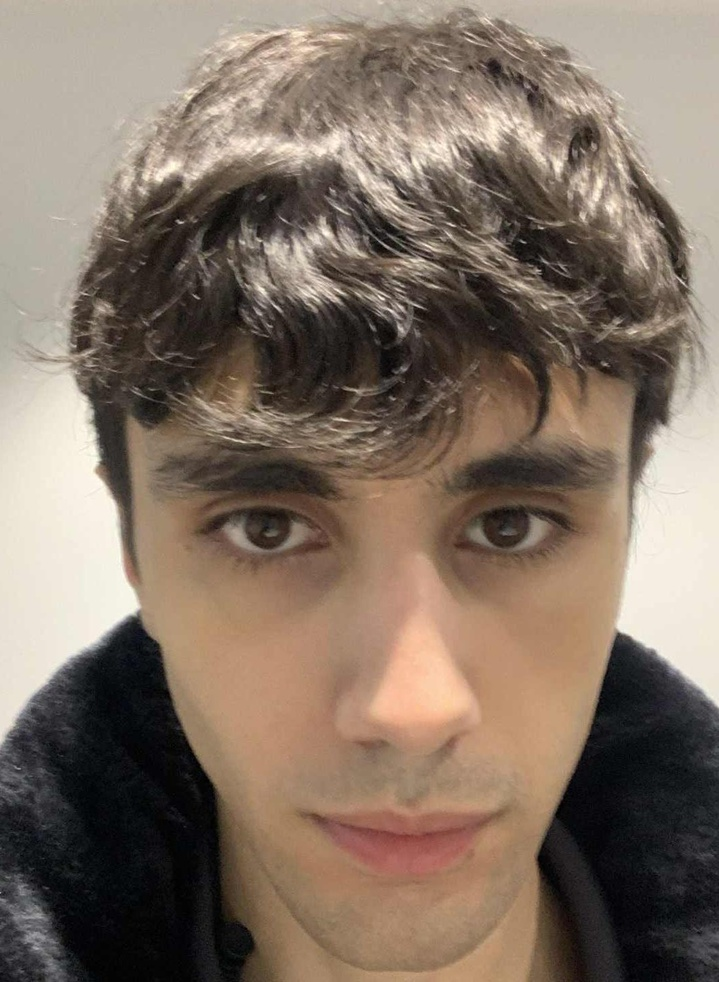
#> input picture p1n.jpeg, 719 x 982 px, shrunk from 1060 x 1448 before the run, found by its file name
$ python image_processing.py
#> lines starting #> are read from the running program, lines starting #| are printed output that depends on the picture; after the words box and inside, x2 and y2 are one past the last pixel; in counts of white or black regions, pixels touching at a corner belong together
import cv2 as cv
import numpy as np
from matplotlib import pyplot as plt

from PIL import Image

#im = Image.open("./image.webp")
#im.save("image.png")

img = cv.imread('p1n.jpeg', cv.IMREAD_GRAYSCALE)
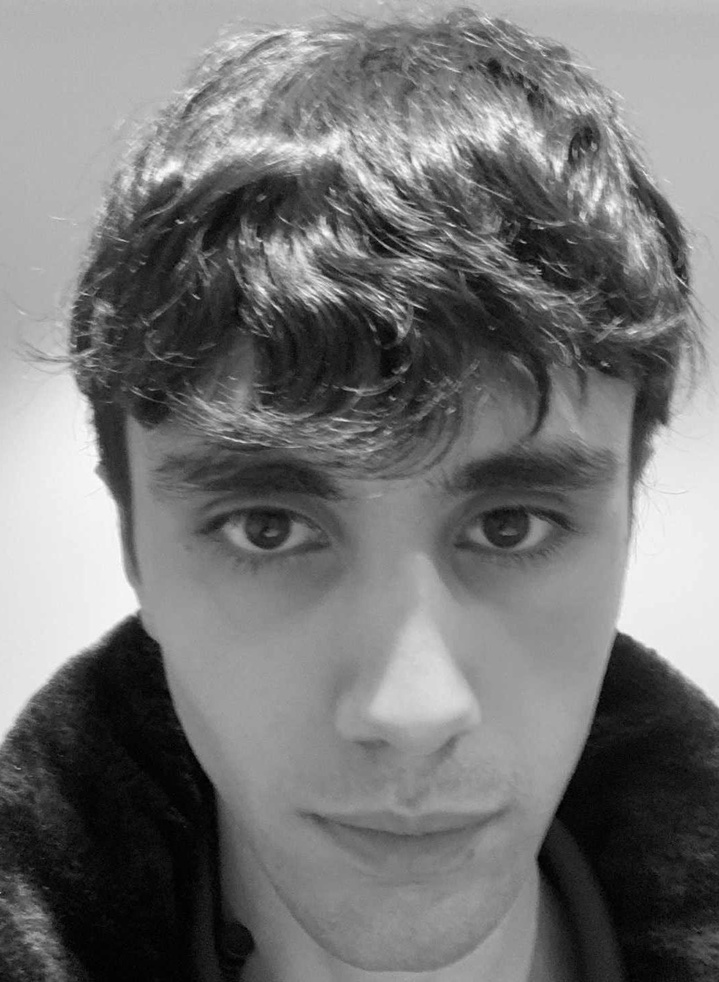
#> img: shape (982, 719); min 0, max 254, mean 117
assert img is not None, "file could not be read, check with os.path.exists()"
ret,thresh1 = cv.threshold(img,127,255,cv.THRESH_BINARY)
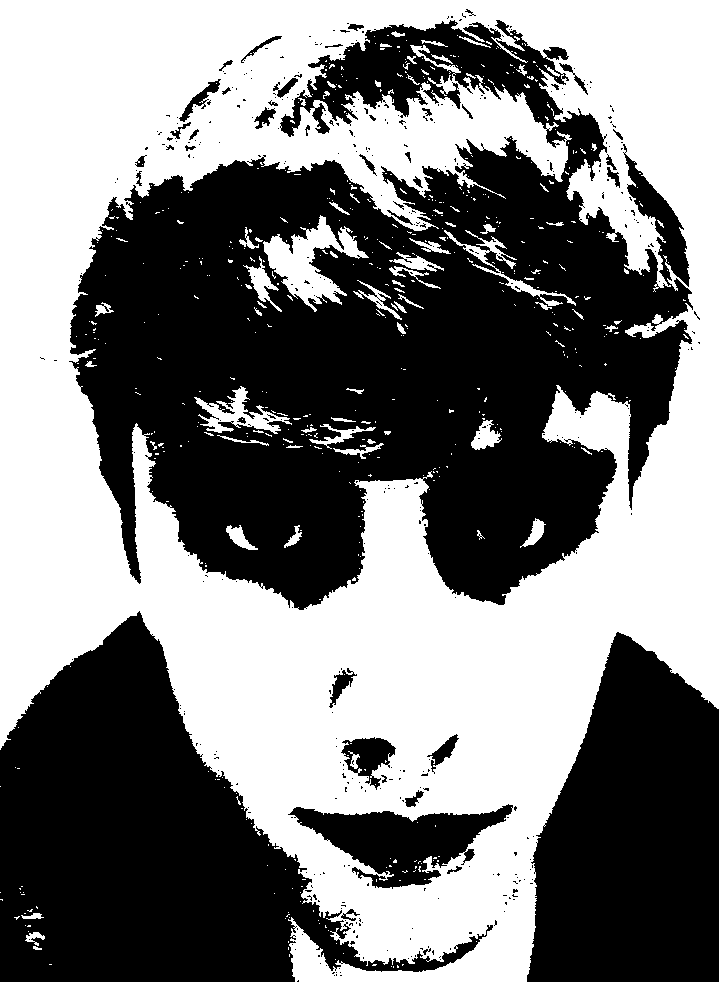
#> thresh1: shape (982, 719); 49.4% white; 556 white regions (487 under 20 px), largest, box (x1, y1, x2, y2) and area: (0, 0, 719, 982) 334594, (263, 215, 369, 312) 3897, (194, 386, 292, 434) 1596


titles = ['Original Image','BINARY']
images = [img, thresh1]

for i in range(len(images)):
    plt.plot(2,3,i+1),plt.imshow(images[i],'gray',vmin=0,vmax=255)
    plt.title(titles[i])
    plt.xticks([]),plt.yticks([])
#> this loop made 2 passes

im = Image.fromarray(images[1])
im.save('processed_image.png')
plt.show()
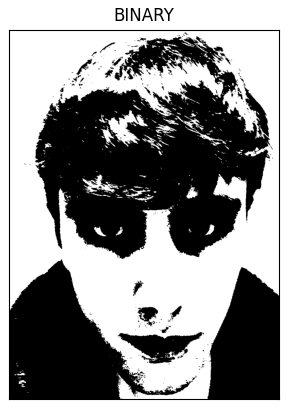
#> figure drawn by matplotlib, 1 panel

$ run again, with introduction/code/image.webp saved as p1n.jpeg
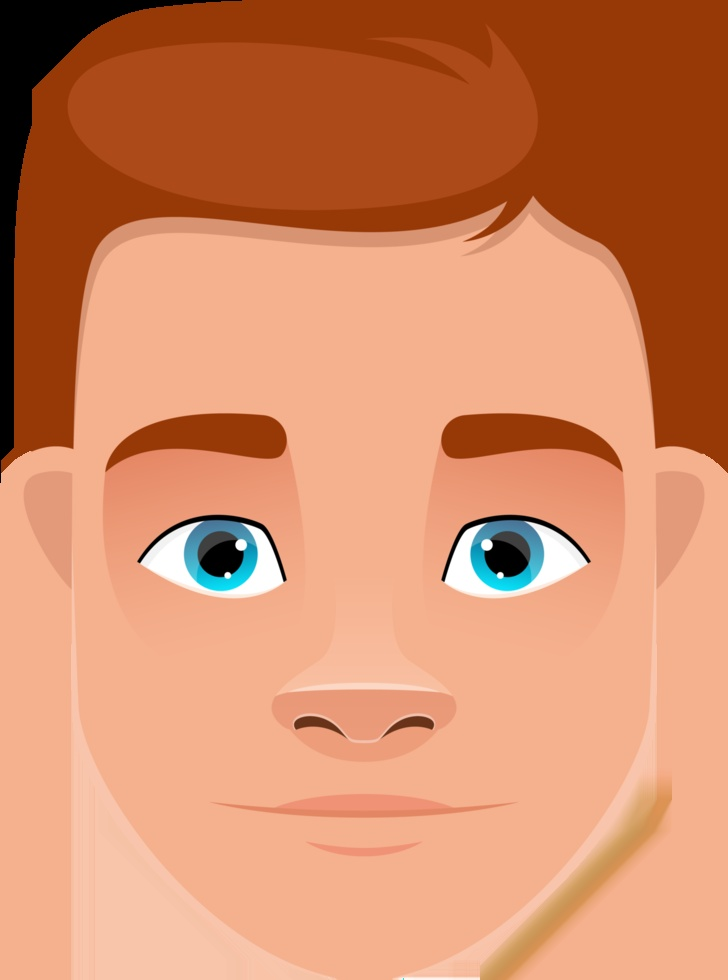
#> input picture introduction/code/image.webp, 728 x 980 px, found by its file name
#> `ret,thresh1 = cv.threshold(img,127,255,cv.THRESH_BINARY)`:
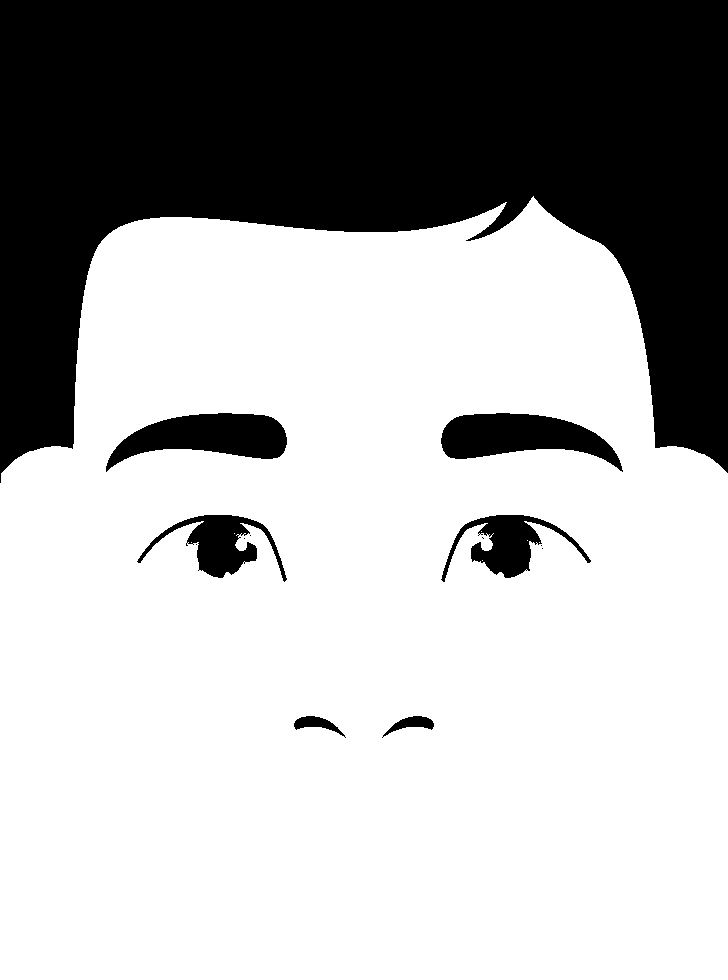
#> thresh1: shape (980, 728); 68.8% white; 13 black regions (6 under 20 px), largest, box (x1, y1, x2, y2) and area: (0, 0, 728, 483) 202635, (106, 413, 287, 472) 5830, (441, 413, 623, 472) 5828
#> the loop `for i in range(len(images)):` made 2 passes
#> `plt.show()`:
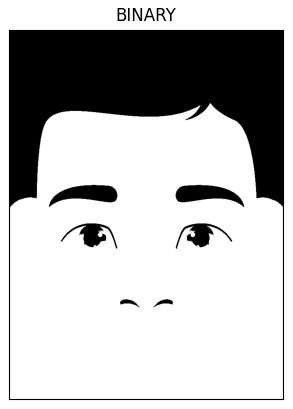
#> figure drawn by matplotlib, 1 panel
